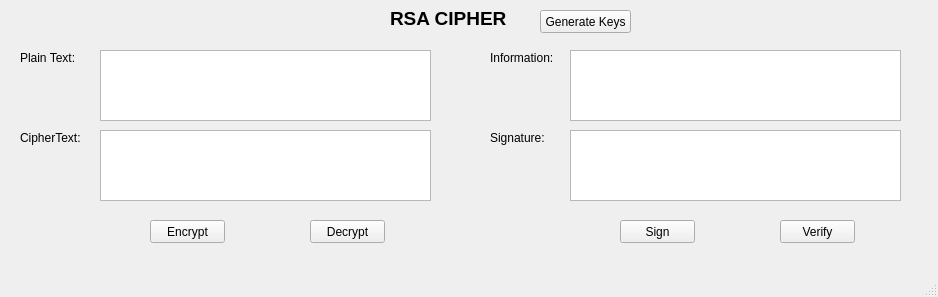
<?xml version="1.0" encoding="UTF-8"?>
<ui version="4.0">
 <class>MainWindow</class>
 <widget class="QMainWindow" name="MainWindow">
  <property name="geometry">
   <rect>
    <x>0</x>
    <y>0</y>
    <width>938</width>
    <height>297</height>
   </rect>
  </property>
  <property name="windowTitle">
   <string>RSA Cipher</string>
  </property>
  <widget class="QWidget" name="centralwidget">
   <widget class="QLabel" name="label">
    <property name="geometry">
     <rect>
      <x>390</x>
      <y>10</y>
      <width>131</width>
      <height>16</height>
     </rect>
    </property>
    <property name="font">
     <font>
      <pointsize>14</pointsize>
      <weight>75</weight>
      <bold>true</bold>
     </font>
    </property>
    <property name="text">
     <string>RSA CIPHER</string>
    </property>
   </widget>
   <widget class="QLabel" name="label_2">
    <property name="geometry">
     <rect>
      <x>20</x>
      <y>50</y>
      <width>71</width>
      <height>16</height>
     </rect>
    </property>
    <property name="text">
     <string>Plain Text:</string>
    </property>
   </widget>
   <widget class="QLabel" name="label_4">
    <property name="geometry">
     <rect>
      <x>20</x>
      <y>130</y>
      <width>71</width>
      <height>16</height>
     </rect>
    </property>
    <property name="text">
     <string>CipherText:</string>
    </property>
   </widget>
   <widget class="QPushButton" name="btn_encrypt">
    <property name="geometry">
     <rect>
      <x>150</x>
      <y>220</y>
      <width>75</width>
      <height>23</height>
     </rect>
    </property>
    <property name="text">
     <string>Encrypt</string>
    </property>
   </widget>
   <widget class="QPushButton" name="btn_decrypt">
    <property name="geometry">
     <rect>
      <x>310</x>
      <y>220</y>
      <width>75</width>
      <height>23</height>
     </rect>
    </property>
    <property name="text">
     <string>Decrypt</string>
    </property>
   </widget>
   <widget class="QTextEdit" name="txt_plain_text">
    <property name="geometry">
     <rect>
      <x>100</x>
      <y>50</y>
      <width>331</width>
      <height>71</height>
     </rect>
    </property>
   </widget>
   <widget class="QTextEdit" name="txt_cipher_text">
    <property name="geometry">
     <rect>
      <x>100</x>
      <y>130</y>
      <width>331</width>
      <height>71</height>
     </rect>
    </property>
   </widget>
   <widget class="QPushButton" name="btn_gen_keys">
    <property name="geometry">
     <rect>
      <x>540</x>
      <y>10</y>
      <width>91</width>
      <height>23</height>
     </rect>
    </property>
    <property name="text">
     <string>Generate Keys</string>
    </property>
   </widget>
   <widget class="QLabel" name="label_5">
    <property name="geometry">
     <rect>
      <x>490</x>
      <y>130</y>
      <width>71</width>
      <height>16</height>
     </rect>
    </property>
    <property name="text">
     <string>&lt;html&gt;&lt;head/&gt;&lt;body&gt;&lt;p&gt;Signature:&lt;/p&gt;&lt;/body&gt;&lt;/html&gt;</string>
    </property>
   </widget>
   <widget class="QTextEdit" name="txt_info">
    <property name="geometry">
     <rect>
      <x>570</x>
      <y>50</y>
      <width>331</width>
      <height>71</height>
     </rect>
    </property>
   </widget>
   <widget class="QLabel" name="label_3">
    <property name="geometry">
     <rect>
      <x>490</x>
      <y>50</y>
      <width>71</width>
      <height>16</height>
     </rect>
    </property>
    <property name="text">
     <string>&lt;html&gt;&lt;head/&gt;&lt;body&gt;&lt;p&gt;Information:&lt;/p&gt;&lt;/body&gt;&lt;/html&gt;</string>
    </property>
   </widget>
   <widget class="QTextEdit" name="txt_sign">
    <property name="geometry">
     <rect>
      <x>570</x>
      <y>130</y>
      <width>331</width>
      <height>71</height>
     </rect>
    </property>
   </widget>
   <widget class="QPushButton" name="btn_verify">
    <property name="geometry">
     <rect>
      <x>780</x>
      <y>220</y>
      <width>75</width>
      <height>23</height>
     </rect>
    </property>
    <property name="text">
     <string>Verify</string>
    </property>
   </widget>
   <widget class="QPushButton" name="btn_sign">
    <property name="geometry">
     <rect>
      <x>620</x>
      <y>220</y>
      <width>75</width>
      <height>23</height>
     </rect>
    </property>
    <property name="text">
     <string>Sign</string>
    </property>
   </widget>
  </widget>
  <widget class="QMenuBar" name="menubar">
   <property name="geometry">
    <rect>
     <x>0</x>
     <y>0</y>
     <width>938</width>
     <height>21</height>
    </rect>
   </property>
  </widget>
  <widget class="QStatusBar" name="statusbar"/>
 </widget>
 <tabstops>
  <tabstop>txt_plain_text</tabstop>
  <tabstop>txt_cipher_text</tabstop>
  <tabstop>btn_encrypt</tabstop>
  <tabstop>btn_decrypt</tabstop>
 </tabstops>
 <resources/>
 <connections/>
</ui>
